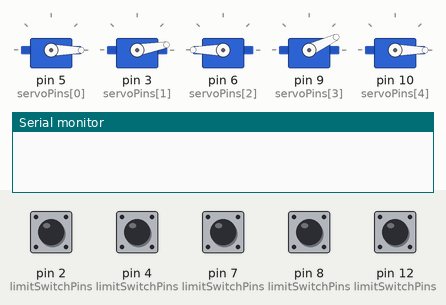
Recording of a sketch running on a simulated Arduino Uno, built with avr-gcc and run on an emulated ATmega328P. On the bench: 5 × servo, the last lines printed to the serial monitor. The test bench sets the inputs (shaded band); at power-on: pin 2 (limitSwitchPins), pin 4 (limitSwitchPins), pin 7 (limitSwitchPins), pin 8 (limitSwitchPins), pin 12 (limitSwitchPins) HIGH. Random numbers use the default seed unless the sketch sets one.

Above: at 1.2 s.
1.3 s: pin 12 (limitSwitchPins) pulled LOW for 0.15 s
At 1.7 s:
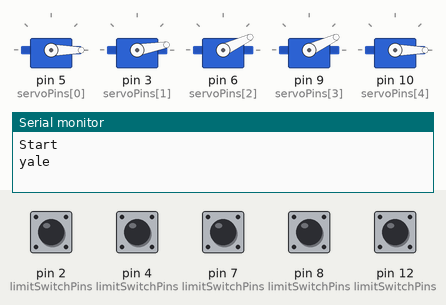
At 2.91 s:
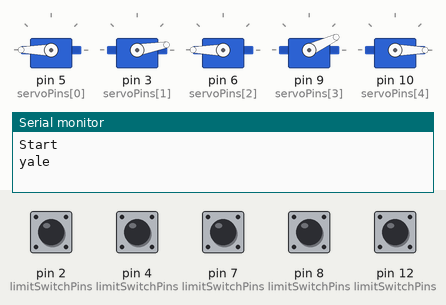
4.3 s: pin 2 (limitSwitchPins) pulled LOW for 0.15 s
At 7.2 s:
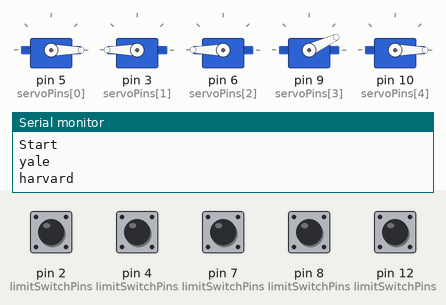
7.4 s: pin 4 (limitSwitchPins) pulled LOW for 0.15 s
At 9.5 s:
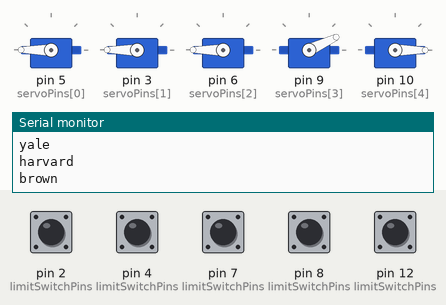
10.5 s: pin 7 (limitSwitchPins) pulled LOW for 0.15 s
13.6 s: pin 8 (limitSwitchPins) pulled LOW for 1 s
17.6 s: pin 8 (limitSwitchPins) pulled LOW for 1 s
Timing chart, 0 to 22.6 s (numbered marks = the images above; inputs shaded):
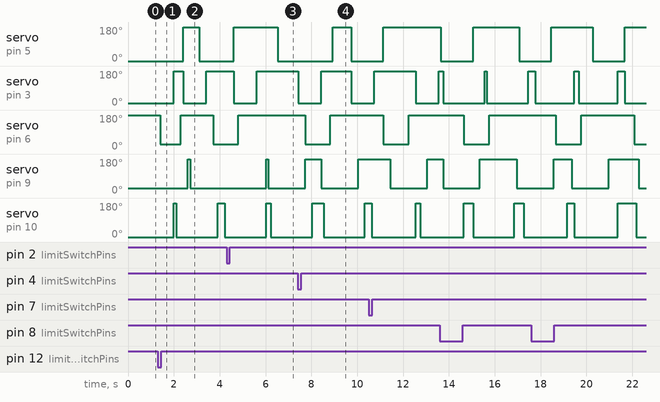

The sketch:

whackamole.ino
```cpp
#include <Servo.h>
#include <ezButton.h>

const int limitSwitchPins[] = {4, 8, 12, 2, 7 };
const int servoPins[] = {5, 3, 6, 9, 10 };
Servo servos[5];
ezButton limitSwitches[5] = { ezButton(limitSwitchPins[0]), ezButton(limitSwitchPins[1]), ezButton(limitSwitchPins[2]), ezButton(limitSwitchPins[3]), ezButton(limitSwitchPins[4]) };

enum LimitSwitchState {
  UP,
  DOWN
};

LimitSwitchState limitSwitchStates[5] = { DOWN, DOWN, DOWN, DOWN, DOWN };

bool startedPrinted = false;
bool hitScorePrinted = false;
bool endedPrinted = false;
bool startUpDelay[5] = { true, true, true, true, true };

constexpr unsigned long gameDuration = 45000;
unsigned long gameStartTime;
unsigned long randomMole = 2;

struct Mole {
  int MOLE_DOWN;
  unsigned long moleHitStartTime;
  bool moleHitDelay;
  bool startRandomization;
  bool Randomized;
  unsigned long randomizationStart;
  unsigned long hitTime;
  unsigned long moleStayTimeMin;
  unsigned long moleStayTimeMax;
  unsigned long HIT_DELAY;
};

Mole moles[5] = {
  { 0, 0, false, false, false, 0, 0, 3000, 5000, 1500 },
  { 10, 0, false, false, false, 0, 0, 2000, 4000, 1000 },
  { 25, 0, false, false, false, 0, 0, 3000, 5000, 950 },
  { 25, 0, false, false, false, 0, 0, 2000, 4000, 2000 },
  { 0, 0, false, false, false, 0, 0, 1000, 6000, 1750 }
};

const char* comboNames[5] = { "brown", "upenn", "yale", "harvard", "princeton" };

void setup() {
  for (int i = 0; i < 5; i++) {
    limitSwitches[i].setDebounceTime(50);
    servos[i].write(moles[i].MOLE_DOWN);
    servos[i].attach(servoPins[i]);
  }

  Serial.begin(9600);
}

void loop() {
  if (!startedPrinted) {
    limitSwitches[randomMole].loop();
    const uint8_t switchState = limitSwitches[randomMole].getState();
    limitSwitchStates[randomMole] = (switchState == HIGH) ? UP : DOWN;
    servos[randomMole].write(180);
    if (limitSwitchStates[randomMole] == DOWN) {
      servos[randomMole].write(moles[randomMole].MOLE_DOWN);
      Serial.println("Start");
      startedPrinted = true;
      gameStartTime = millis();
    }
  } else {
    unsigned long currentMillis = millis();
    if ((currentMillis - gameStartTime) <= gameDuration) {
      for (int i = 0; i < 5; i++) {
        limitSwitches[i].loop();
        const uint8_t switchState = limitSwitches[i].getState();
        limitSwitchStates[i] = (switchState == HIGH) ? UP : DOWN;

        if (limitSwitchStates[i] == UP) {
          if (startUpDelay[i] && (currentMillis - gameStartTime >= random(500, 2000))) {
            servos[i].write(180);
            startUpDelay[i] = false;
            moles[i].startRandomization = true;
          }

          if (!moles[i].moleHitDelay && moles[i].startRandomization && !moles[i].Randomized) {
            if (currentMillis - moles[i].randomizationStart >= random(moles[i].moleStayTimeMin, moles[i].moleStayTimeMax)) {
              servos[i].write(moles[i].MOLE_DOWN);
              moles[i].randomizationStart = currentMillis;
              moles[i].Randomized = true;
            }
          } else if (moles[i].Randomized) {
            if (currentMillis - moles[i].randomizationStart >= moles[i].HIT_DELAY) {
              servos[i].write(180);
              moles[i].Randomized = false;
            }
          }

          if (hitScorePrinted) {
            hitScorePrinted = false;
          }
        } else if (limitSwitchStates[i] == DOWN) {
          if (!moles[i].moleHitDelay) {
            servos[i].write(moles[i].MOLE_DOWN);
            moles[i].hitTime = currentMillis;
            moles[i].moleHitStartTime = currentMillis;
            moles[i].moleHitDelay = true;
            moles[i].startRandomization = false;
            moles[i].Randomized = false;
            if (!hitScorePrinted) {
              Serial.println(comboNames[i]);
              hitScorePrinted = true;
            }
            moles[i].HIT_DELAY = random(1000, 2000);
          }
        }

        if (moles[i].moleHitDelay && (currentMillis - moles[i].moleHitStartTime >= moles[i].HIT_DELAY)) {
          servos[i].write(180);
          moles[i].moleHitDelay = false;
          moles[i].startRandomization = true;
        }
      }
    } else {
      if (!endedPrinted) {
        Serial.println("End");
        endedPrinted = false;
        delay(10000);
        startedPrinted = false;
        hitScorePrinted = false;
        endedPrinted = false;
        randomMole = 3;
        for (int i = 0; i < 5; i++) {
          limitSwitchStates[i] = DOWN;
          startUpDelay[i] = true;
        }
        delay(100);
        Serial.println("Restart");
      }
    }
  }
  delay(100);
}
```

Measured:
- after the input at 1.3 s, servo on pin 5 (servoPins[0]): 0° → 180° after 1.1 s, → 0° 0.70 s later; servo on pin 3 (servoPins[1]): 10° → 180° after 0.71 s, → 10° 0.40 s later, → 180° 1.0 s later
